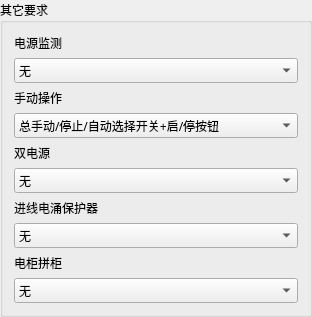
       <widget class="QGroupBox" name="groupBox_106">
        <property name="geometry">
         <rect>
          <x>860</x>
          <y>20</y>
          <width>281</width>
          <height>271</height>
         </rect>
        </property>
        <property name="font">
         <font>
          <family>微软雅黑</family>
         </font>
        </property>
        <property name="title">
         <string>其它要求</string>
        </property>
        <layout class="QVBoxLayout" name="verticalLayout_14">
         <item>
          <widget class="QLabel" name="label_160">
           <property name="sizePolicy">
            <sizepolicy hsizetype="Preferred" vsizetype="Preferred">
             <horstretch>0</horstretch>
             <verstretch>0</verstretch>
            </sizepolicy>
           </property>
           <property name="font">
            <font>
             <family>微软雅黑</family>
            </font>
           </property>
           <property name="text">
            <string>电源监测</string>
           </property>
          </widget>
         </item>
         <item>
          <widget class="QComboBox" name="comboBox_160">
           <property name="sizePolicy">
            <sizepolicy hsizetype="Preferred" vsizetype="Preferred">
             <horstretch>0</horstretch>
             <verstretch>0</verstretch>
            </sizepolicy>
           </property>
           <property name="font">
            <font>
             <family>微软雅黑</family>
            </font>
           </property>
           <item>
            <property name="text">
             <string>无</string>
            </property>
           </item>
           <item>
            <property name="text">
             <string>指针式仪表</string>
            </property>
           </item>
           <item>
            <property name="text">
             <string>多功能电度表</string>
            </property>
           </item>
           <item>
            <property name="text">
             <string>工厂定义</string>
            </property>
           </item>
          </widget>
         </item>
         <item>
          <widget class="QLabel" name="label_161">
           <property name="sizePolicy">
            <sizepolicy hsizetype="Preferred" vsizetype="Preferred">
             <horstretch>0</horstretch>
             <verstretch>0</verstretch>
            </sizepolicy>
           </property>
           <property name="font">
            <font>
             <family>微软雅黑</family>
            </font>
           </property>
           <property name="text">
            <string>手动操作</string>
           </property>
          </widget>
         </item>
         <item>
          <widget class="QComboBox" name="comboBox_161">
           <property name="sizePolicy">
            <sizepolicy hsizetype="Preferred" vsizetype="Preferred">
             <horstretch>0</horstretch>
             <verstretch>0</verstretch>
            </sizepolicy>
           </property>
           <property name="font">
            <font>
             <family>微软雅黑</family>
            </font>
           </property>
           <item>
            <property name="text">
             <string>总手动/停止/自动选择开关+启/停按钮</string>
            </property>
           </item>
           <item>
            <property name="text">
             <string>各自手动/停止/自动选择开关+启/停按钮</string>
            </property>
           </item>
           <item>
            <property name="text">
             <string>总手动/停止/自动选择开关+启/停按钮+电位器</string>
            </property>
           </item>
           <item>
            <property name="text">
             <string>各自手动/停止/自动选择开关+启/停按钮+电位器</string>
            </property>
           </item>
           <item>
            <property name="text">
             <string>触摸屏手动操作+变频器控制盘手动操作</string>
            </property>
           </item>
           <item>
            <property name="text">
             <string>其它</string>
            </property>
           </item>
          </widget>
         </item>
         <item>
          <widget class="QLabel" name="label_162">
           <property name="sizePolicy">
            <sizepolicy hsizetype="Preferred" vsizetype="Preferred">
             <horstretch>0</horstretch>
             <verstretch>0</verstretch>
            </sizepolicy>
           </property>
           <property name="font">
            <font>
             <family>微软雅黑</family>
            </font>
           </property>
           <property name="text">
            <string>双电源</string>
           </property>
          </widget>
         </item>
         <item>
          <widget class="QComboBox" name="comboBox_162">
           <property name="sizePolicy">
            <sizepolicy hsizetype="Preferred" vsizetype="Preferred">
             <horstretch>0</horstretch>
             <verstretch>0</verstretch>
            </sizepolicy>
           </property>
           <property name="font">
            <font>
             <family>微软雅黑</family>
            </font>
           </property>
           <item>
            <property name="text">
             <string>无</string>
            </property>
           </item>
           <item>
            <property name="text">
             <string>有</string>
            </property>
           </item>
          </widget>
         </item>
         <item>
          <widget class="QLabel" name="label_163">
           <property name="sizePolicy">
            <sizepolicy hsizetype="Preferred" vsizetype="Preferred">
             <horstretch>0</horstretch>
             <verstretch>0</verstretch>
            </sizepolicy>
           </property>
           <property name="font">
            <font>
             <family>微软雅黑</family>
            </font>
           </property>
           <property name="text">
            <string>进线电涌保护器</string>
           </property>
          </widget>
         </item>
         <item>
          <widget class="QComboBox" name="comboBox_163">
           <property name="sizePolicy">
            <sizepolicy hsizetype="Preferred" vsizetype="Preferred">
             <horstretch>0</horstretch>
             <verstretch>0</verstretch>
            </sizepolicy>
           </property>
           <property name="font">
            <font>
             <family>微软雅黑</family>
            </font>
           </property>
           <item>
            <property name="text">
             <string>无</string>
            </property>
           </item>
           <item>
            <property name="text">
             <string>二级防雷</string>
            </property>
           </item>
           <item>
            <property name="text">
             <string>一级防雷</string>
            </property>
           </item>
          </widget>
         </item>
         <item>
          <widget class="QLabel" name="label_164">
           <property name="sizePolicy">
            <sizepolicy hsizetype="Preferred" vsizetype="Preferred">
             <horstretch>0</horstretch>
             <verstretch>0</verstretch>
            </sizepolicy>
           </property>
           <property name="font">
            <font>
             <family>微软雅黑</family>
            </font>
           </property>
           <property name="text">
            <string>电柜拼柜</string>
           </property>
          </widget>
         </item>
         <item>
          <widget class="QComboBox" name="comboBox_164">
           <property name="sizePolicy">
            <sizepolicy hsizetype="Preferred" vsizetype="Preferred">
             <horstretch>0</horstretch>
             <verstretch>0</verstretch>
            </sizepolicy>
           </property>
           <property name="font">
            <font>
             <family>微软雅黑</family>
            </font>
           </property>
           <item>
            <property name="text">
             <string>无</string>
            </property>
           </item>
           <item>
            <property name="text">
             <string>有</string>
            </property>
           </item>
          </widget>
         </item>
         <item>
          <spacer name="verticalSpacer_15">
           <property name="orientation">
            <enum>Qt::Vertical</enum>
           </property>
           <property name="sizeHint" stdset="0">
            <size>
             <width>20</width>
             <height>40</height>
            </size>
           </property>
          </spacer>
         </item>
        </layout>
       </widget>
